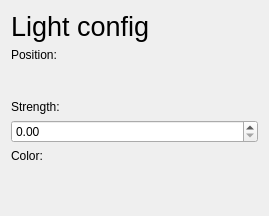
<?xml version="1.0" encoding="UTF-8"?>
<ui version="4.0">
 <class>LightConfigView</class>
 <widget class="QWidget" name="LightConfigView">
  <property name="geometry">
   <rect>
    <x>0</x>
    <y>0</y>
    <width>269</width>
    <height>216</height>
   </rect>
  </property>
  <property name="windowTitle">
   <string>Form</string>
  </property>
  <layout class="QGridLayout" name="gridLayout">
   <item row="0" column="0">
    <layout class="QVBoxLayout" name="MainLayout">
     <property name="spacing">
      <number>0</number>
     </property>
     <property name="bottomMargin">
      <number>10</number>
     </property>
     <item>
      <widget class="QLabel" name="LightConfigL">
       <property name="font">
        <font>
         <pointsize>20</pointsize>
        </font>
       </property>
       <property name="text">
        <string>Light config</string>
       </property>
      </widget>
     </item>
     <item>
      <widget class="QLabel" name="LightPositionL">
       <property name="text">
        <string>Position:</string>
       </property>
      </widget>
     </item>
     <item>
      <widget class="s21::TripletWidget" name="LightPositionTriplet" native="true">
       <property name="minimumSize">
        <size>
         <width>0</width>
         <height>20</height>
        </size>
       </property>
      </widget>
     </item>
     <item>
      <widget class="QLabel" name="LigthStrengthL">
       <property name="text">
        <string>Strength:</string>
       </property>
      </widget>
     </item>
     <item>
      <widget class="QDoubleSpinBox" name="LightStrengthSB">
       <property name="minimum">
        <double>0.000000000000000</double>
       </property>
       <property name="maximum">
        <double>2.000000000000000</double>
       </property>
       <property name="singleStep">
        <double>0.010000000000000</double>
       </property>
       <property name="value">
        <double>0.000000000000000</double>
       </property>
      </widget>
     </item>
     <item>
      <widget class="QLabel" name="LightColorL">
       <property name="text">
        <string>Color:</string>
       </property>
      </widget>
     </item>
     <item>
      <widget class="s21::TripletWidget" name="LightColorTriplet" native="true">
       <property name="minimumSize">
        <size>
         <width>0</width>
         <height>20</height>
        </size>
       </property>
      </widget>
     </item>
    </layout>
   </item>
  </layout>
 </widget>
 <customwidgets>
  <customwidget>
   <class>s21::TripletWidget</class>
   <extends>QWidget</extends>
   <header location="global">TripletWidget.h</header>
   <container>1</container>
  </customwidget>
 </customwidgets>
 <resources/>
 <connections/>
</ui>
